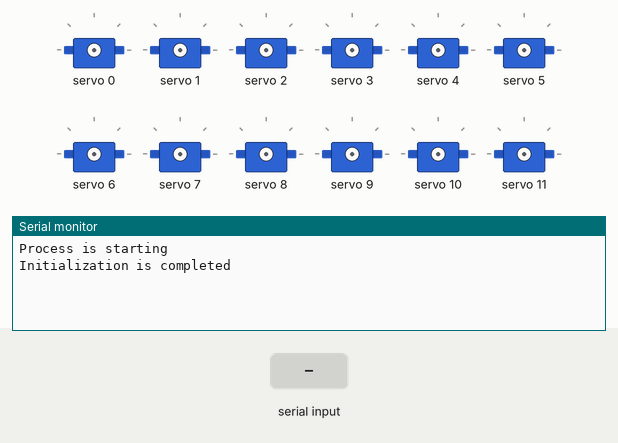
This sketch was run on a simulated Arduino Uno, built with avr-gcc and run on an emulated ATmega328P. Parts: 12 × servo, the last lines printed to the serial monitor. Inputs (shaded band) come from the test bench.

Above: at 1.2 s.
1.3 s: "test\n" received over Serial
At 1.8 s:
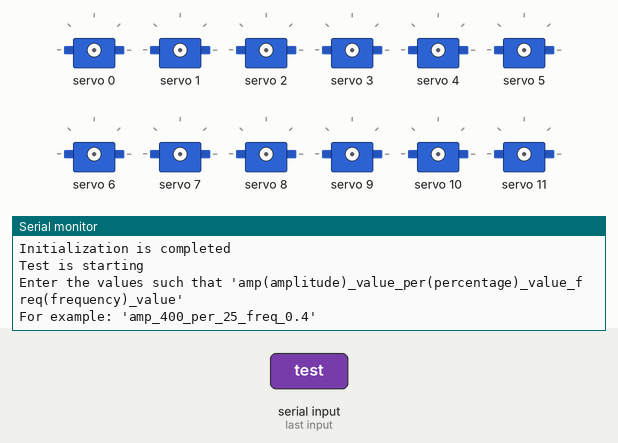
2.8 s: "90,45,200\n" received over Serial
At 3.3 s:
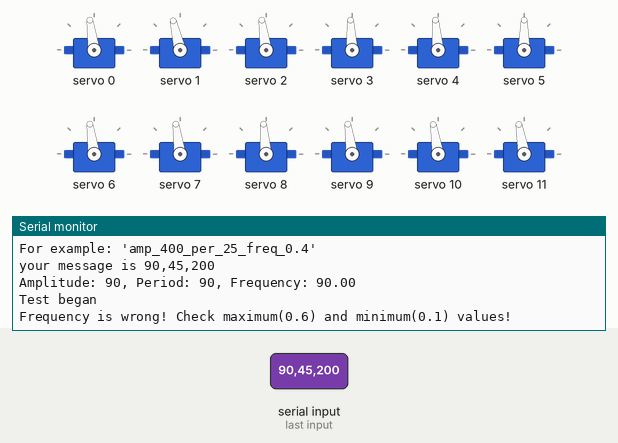

Measured:
- after the input at 1.3 s, the serial monitor: prints a new line at once (image 1)
- after the input at 2.8 s, the serial monitor: prints a new line at once (image 2)

The sketch:

motor.ino
```cpp
#include <Wire.h>
#include "Adafruit_PWMServoDriver.h"

Adafruit_PWMServoDriver pwm = Adafruit_PWMServoDriver();

#define SERVOMIN  1000
#define SERVOMAX  2000
#define USMIN  1000
#define USMAX  2000
#define SERVO_FREQ 240
#define pi 3.1415926535897932384626433832795
#define NUM_MOTORS 12

int dc_OffsetVec[NUM_MOTORS] = {1532,1580,1527,1482,1494,1450,1530,1530,1500,1530,1535,1547};
int amplitude = 0;
int amplitude_final = 0;
int amplitude_value = 400;
float frequency_value = 0.5;
float phase_value;

void setup() {
  Serial.begin(9600);
  Serial.println("Process is starting");
  pwm.begin();
  pwm.setOscillatorFrequency(27000000);
  pwm.setPWMFreq(SERVO_FREQ);
  Serial.println("Initialization is completed");
  delay(10);
}

void loop() {
  if (Serial.available()) {
    String rc = Serial.readStringUntil('\n');
    if (rc == "test") {
      Serial.println("Test is starting");
      int amp = 0;
      int per = 0;
      float freq = 0;
      Serial.println("Enter the values such that 'amp(amplitude)_value_per(percentage)_value_freq(frequency)_value'");
      Serial.println("For example: 'amp_400_per_25_freq_0.4' ");
      String message = "";
      while (message == "") {
        message = Serial.readStringUntil('\n');
      }
      Serial.println("your message is " + message);
      int firstUnderscore = message.indexOf('_');
      int secondUnderscore = message.indexOf('_', firstUnderscore + 1);
      int thirdUnderscore = message.indexOf('_', secondUnderscore + 1);
      int fourthUnderscore = message.indexOf('_', thirdUnderscore + 1);
      int fifthUnderscore = message.indexOf('_', fourthUnderscore + 1);
      amp = message.substring(firstUnderscore + 1, secondUnderscore).toInt();
      per = message.substring(thirdUnderscore + 1, fourthUnderscore).toInt();
      freq = message.substring(fifthUnderscore + 1).toFloat();
      Serial.print("Amplitude: ");
      Serial.print(amp);
      Serial.print(", Period: ");
      Serial.print(per);
      Serial.print(", Frequency: ");
      Serial.println(freq);
      delay(10);
      changeParameters(amp, per, freq);
    }
  }
}

void motor(int number, float phase) {
  phase_value = (phase * pi) / 24;
  int dc_Offset = dc_OffsetVec[number];
  int L = number + 1;
  float a = log(10) / 11;
  float k = 1 / (exp(a * 12));
  float exponential_constant = k * exp(a * L);
  float length = dc_Offset + amplitude * exponential_constant * sin((millis() * (2 * pi * frequency_value) / 1000 + phase_value));
  pwm.setPWM(number, 0, length);
}

void motorCont() {
  for (int i = 0; i < NUM_MOTORS; i++) {
    motor(i, i);
  }
}

void motor_set(int number) {
  pwm.setPWM(number, 0, dc_OffsetVec[number]);
}

void start_motor(int target_amplitude) {
  int steps = 1000;
  for (int i = 0; i <= steps; i++) {
    for (int j = 0; j < NUM_MOTORS; j++) {
      motor(j, j);
    }
    amplitude = target_amplitude * sin(i * pi / (2 * steps));
    delay(10);
  }
  amplitude = target_amplitude;
  amplitude_final = amplitude;
  delay(10);
}

void stop_motor() {
  int steps = 500;
  for (int i = steps; i >= 0; i--) {
    for (int j = 0; j < NUM_MOTORS; j++) {
      motor(j, j);
    }
    amplitude = amplitude_final * sin(i * pi / (2 * steps));
    delay(10);
  }
  amplitude = 0;
  amplitude_final = 0;
  delay(10);
}

void changeParameters(int max_amplitude, int percentage, float new_frequency) {
  float constantA_copy = max_amplitude * (percentage / 100.0);
  int constantA = max_amplitude * (percentage / 100.0);
  int amplitude_a = 0;
  int durationStop = 5000;
  int durationWorking = 10000;
  int testPeriod = 0;
  unsigned long timeVector[4];

  Serial.println("Test began");
  while (amplitude_a < max_amplitude) {
    if (constantA != constantA_copy) {
      Serial.println("Percentage cannot divide amplitude as integer!");
      break;
    }
    if (0 > max_amplitude || 400 < max_amplitude) {
      Serial.println("Amplitude is wrong! Check maximum(400) and minimum(0) values!");
      break;
    }
    if (new_frequency > 0.6 || new_frequency < 0.1) {
      Serial.println("Frequency is wrong! Check maximum(0.6) and minimum(0.1) values!");
      break;
    }

    frequency_value = new_frequency;
    amplitude_a += constantA;
    testPeriod += 1;
    Serial.println("Test Period is:");
    Serial.println(testPeriod);

    timeVector[0] = millis();
    start_motor(amplitude_a);
    timeVector[1] = millis();
    unsigned long startTime = millis();
    while ((millis() - startTime) < durationWorking) {
      motorCont();
    }
    timeVector[2] = millis();
    stop_motor();
    timeVector[3] = millis();
    delay(durationStop);

    for (int i = 0; i < 4; i++) {
      Serial.print("timeVector[");
      Serial.print(i);
      Serial.println("]: ");
      Serial.println(timeVector[i]);
    }
  }
  stop_motor();
  Serial.println("Test has been done! Write new command");
  amplitude_final = amplitude_a;
}
```
